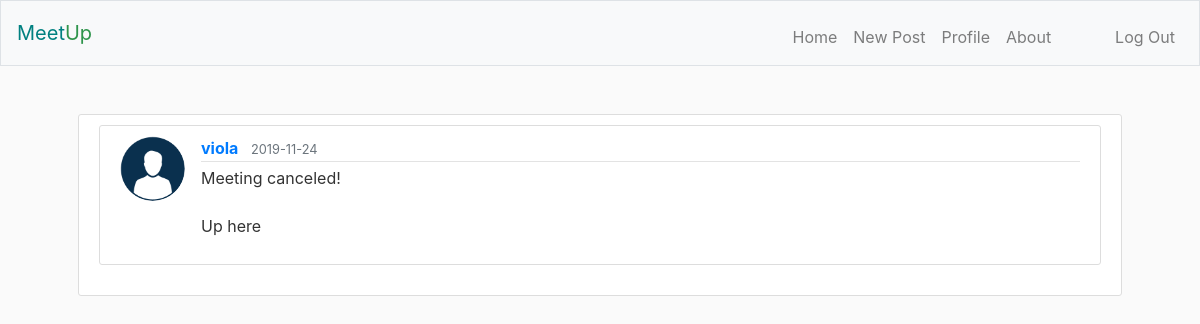
Page /posts/14 (signed in) on the committed database.
### meetup/models.py (models this page shows, shortened)
class User(db.Model, UserMixin):
    id = db.Column(db.Integer, primary_key=True)
    username = db.Column(db.String(20), unique=True, nullable=False)
    email = db.Column(db.String(255), unique=True, nullable=False)
    image_file = db.Column(db.String(20), nullable=False, default='no-img.png')
    password = db.Column(db.String(60), nullable=False)
    posts = db.relationship('Post', backref='owner', lazy=True)

class Post(db.Model):
    id = db.Column(db.Integer, primary_key=True)
    message = db.Column(db.Text, nullable=False)
    posted_at = db.Column(db.DateTime, default=datetime.utcnow)
    owner_id = db.Column(db.Integer, db.ForeignKey('user.id'), nullable=False)

### meetup/posts/routes.py (the view)
@posts.route('/posts/<int:post_id>')
def post(post_id):
    post = Post.query.get_or_404(post_id)
    return render_template('post.html', post=post)

### meetup/models.py (called while the page is built)
@login_manager.user_loader
def load_user(user_id):
    return User.query.get(int(user_id))

### meetup/templates/post.html (shortened to what this page needs)
{% extends "layout.html" %}
{% block main %}
    {% if current_user.is_authenticated %}
        <article class="media content-section">
            <img class="rounded-circle article-img" src="{{ url_for('static', filename='profile-imgs/' + post.owner.image_file) }}" />
        <div class="media-body">
            <div class="article-metadata">
                <a class="mr-2" href="{{ url_for('users.user_posts', username=post.owner.username, page=page_num) }}"><strong>{{ post.owner.username }}</strong></a>
                <small class="text-muted">{{ post.posted_at.strftime('%Y-%m-%d') }}</small>
            </div>
            <p class="article-content">{{ post.message }}</p>
        </div>
        </article>
    {% endif %}
{% endblock %}

### meetup/static/styles.css (style rules this page uses)
body { background: #fafafa; color: #333333; }
.article-content { white-space: pre-line; }
.article-img { height: 65px; width: 65px; margin-right: 16px; }
.article-metadata { padding-bottom: 1px; margin-bottom: 4px; border-bottom: 1px solid #e3e3e3 }
.content-section { background: #ffffff; padding: 10px 20px; border: 1px solid #dddddd; border-radius: 3px; margin-bottom: 20px; }

### rows in the picture
User: image_file (placeholder picture), owner.username "viola"
Post: posted_at "2019-11-24", message "Meeting canceled! Up here"
